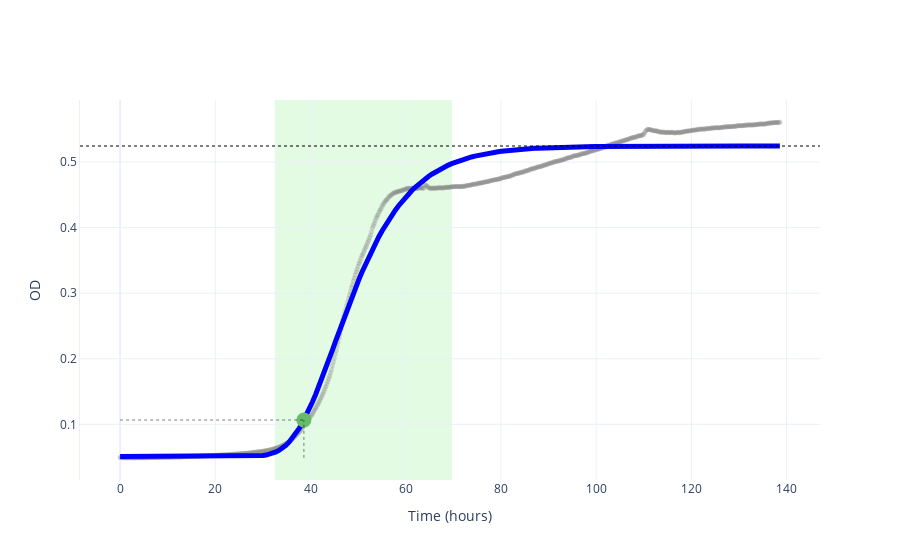

Notebook source saved alongside this figure:
### Markdown cell above
## Annotate plot with Gompertz fit

Same annotation workflow using a parametric Gompertz fit. `time_umax` adds a
vertical line and `od_umax` adds a horizontal line at the OD value at maximum
growth rate.

### Code cell
# Fit a parametric model and extract statistics
gompertz_fit = gc.parametric.fit_parametric(time, data, model="gompertz")
gompertz_stats = gc.utils.extract_stats_from_fit(gompertz_fit, time, data)

# Example: Plot in log scale
# Scale is automatically detected - no need to specify in annotate_plot
scale = "linear"
fig_log = gc.plot.create_base_plot(time, data, scale=scale)
fig_log = gc.plot.annotate_plot(
    fig_log,
    scale=scale,
    phase_boundaries=(
        gompertz_stats["exp_phase_start"],
        gompertz_stats["exp_phase_end"],
    ),
    time_umax=gompertz_stats["time_at_umax"],
    od_umax=gompertz_stats["od_at_umax"],
    od_max=gompertz_stats["max_od"],
    umax_point=(gompertz_stats["time_at_umax"], gompertz_stats["od_at_umax"]),
    fitted_model=gompertz_fit,
)

fig_log.show()

### Figure 1 — Plotly figure (JSON) as saved in the notebook; plotly's stock layout.template omitted (floating-point values rounded to 4 significant figures; data arrays with more than 128 entries replaced by an {"elided": "..."} marker saying what was removed)
{"data": [{"marker": {"color": "gray", "opacity": 0.3, "size": 5}, "mode": "markers", "name": "Data", "showlegend": false, "type": "scatter", "x": {"elided": "694 float values"}, "y": {"elided": "694 float values"}}, {"line": {"color": "blue", "width": 5}, "mode": "lines", "name": "Gompertz fit", "showlegend": false, "type": "scatter", "x": {"elided": "200 float values"}, "y": {"elided": "200 float values"}}, {"marker": {"color": "#66BB6A", "size": 15, "symbol": "circle"}, "mode": "markers", "showlegend": false, "type": "scatter", "x": [38.61], "y": [0.1066]}], "layout": {"hovermode": "closest", "shapes": [{"fillcolor": "lightgreen", "layer": "below", "line": {"width": 0}, "opacity": 0.25, "type": "rect", "x0": 32.5, "x1": 69.72, "xref": "x", "y0": 0, "y1": 1, "yref": "y domain"}, {"line": {"color": "black", "dash": "dot", "width": 1}, "opacity": 0.5, "type": "line", "x0": 38.61, "x1": 38.61, "y0": 0.0489, "y1": 0.1066}, {"line": {"color": "black", "dash": "dot", "width": 1}, "opacity": 0.5, "type": "line", "x0": 0, "x1": 38.61, "y0": 0.1066, "y1": 0.1066}, {"line": {"color": "black", "dash": "dot", "width": 2}, "opacity": 0.5, "type": "line", "x0": 0, "x1": 1, "xref": "x domain", "y0": 0.5245, "y1": 0.5245, "yref": "y"}], "showlegend": false, "xaxis": {"range": [0, null], "title": {"text": "Time (hours)"}}, "yaxis": {"showline": true, "title": {"text": "OD"}, "visible": true}}}
